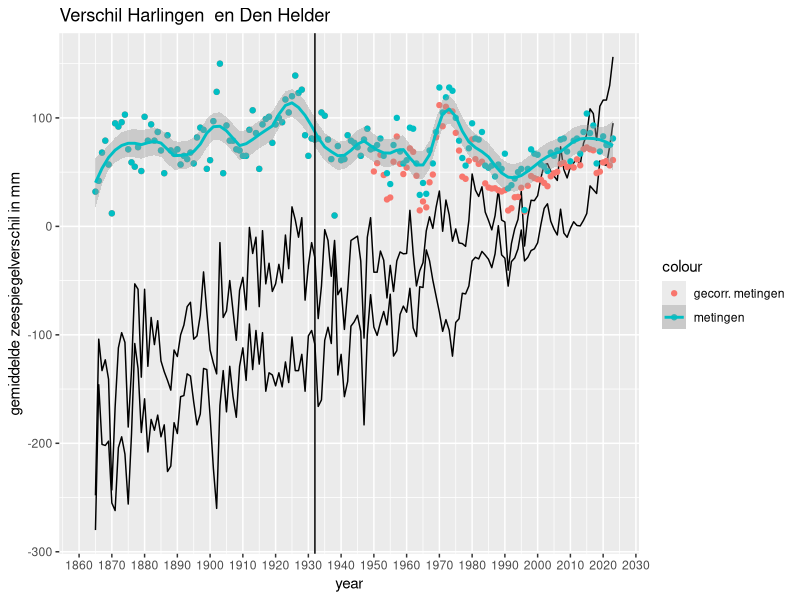
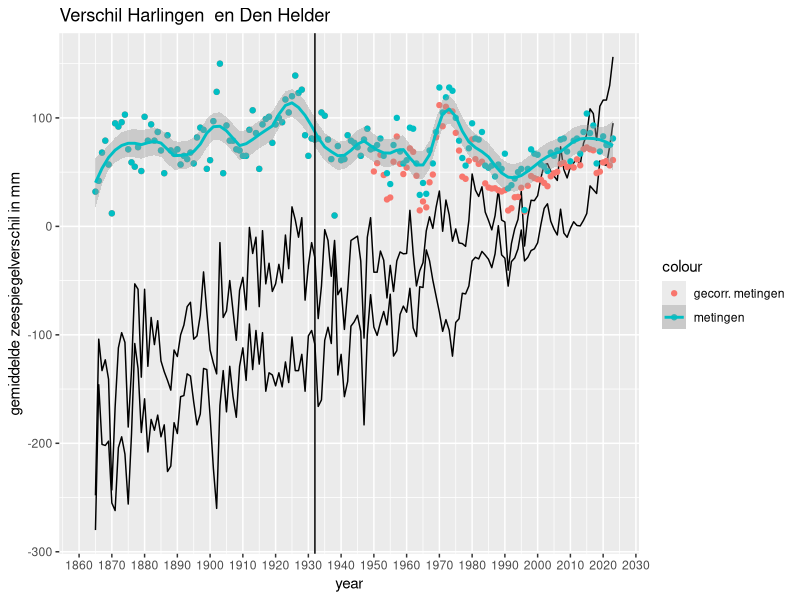

The R script that drew these images, in order:
## ---- chunk 1
require(tidyverse)
require(scales)
df_sealevel <- read_csv2("../../data/deltares/results/dutch-sea-level-monitor-export-stations-latest.csv") #%>%
  # filter(year >= 1890)
unique(df_sealevel$station)
## ---- chunk 2


plotDifference <- function(df_sealevel, referenceStation, compareStation) {
  
  df_sealevel %>%
    mutate(corrected_height = height - surge_anomaly) %>%
    pivot_wider(id_cols = c(year), names_from = station, values_from = corrected_height) %>%
    mutate(difference := {{ referenceStation }} - {{ compareStation }}) %>%
    ggplot(aes(x = year)) +
    geom_line(aes(y = {{ referenceStation }})) +
    geom_line(aes(y = {{ compareStation }})) +
    geom_point(aes(y = difference, color = "gecorr. metingen")) +
    geom_point(
      data = df_sealevel %>%
        pivot_wider(id_cols = c(year), names_from = station, values_from = height) %>%
        mutate(difference = {{ referenceStation }} - {{ compareStation }}),
      aes(y = difference, color = "metingen")
    ) +
    # geom_smooth(method = "loess", 
    #             aes(y = difference, color = "gecorr. metingen")
    #             ) +
    geom_smooth(
      data = df_sealevel %>%
        pivot_wider(id_cols = c(year), names_from = station, values_from = height) %>%
        mutate(difference = Harlingen - {{ compareStation }}),
      aes(y = difference, color = "metingen"),
      span = 0.15
    ) +
    geom_vline(xintercept = 1932) +
    xlab("year") +
    ylab("gemiddelde zeespiegelverschil in mm") +
    ggtitle(paste0("Verschil ", rlang::as_label(rlang::enquo(referenceStation)),"  en ", rlang::as_label(rlang::enquo(compareStation)))) +
    coord_cartesian(ylim = c(NA, NA)) +
    scale_x_continuous(breaks = pretty_breaks(20))
}


plotDifference(
  df_sealevel = df_sealevel, 
  referenceStation = `Harlingen`,
  compareStation = `Den Helder`)

## ---- chunk 3


plotDifference2 <- function(df_sealevel, referenceStation, compareStation) {
  
  df_sealevel %>%
    mutate(corrected_height = height - surge_anomaly) %>%
    pivot_wider(id_cols = c(year), names_from = station, values_from = corrected_height) %>%
    mutate(difference := {{ referenceStation }} - {{ compareStation }}) %>%
    ggplot(aes(x = year)) +
    geom_line(aes(y = {{ referenceStation }})) +
    geom_line(aes(y = {{ compareStation }})) +
    geom_point(aes(y = difference, color = "gecorr. metingen")) +
    geom_point(
      data = df_sealevel %>%
        pivot_wider(id_cols = c(year), names_from = station, values_from = height) %>%
        mutate(difference = {{ referenceStation }} - {{ compareStation }}),
      aes(y = difference, color = "metingen")
    ) +
    # geom_smooth(method = "loess", 
    #             aes(y = difference, color = "gecorr. metingen")
    #             ) +
    geom_smooth(
      data = df_sealevel %>%
        pivot_wider(id_cols = c(year), names_from = station, values_from = height) %>%
        mutate(difference = Harlingen - {{ compareStation }}),
      aes(y = difference, color = "metingen"),
      span = 0.15
    ) +
    geom_vline(xintercept = 1932) +
    xlab("year") +
    ylab("gemiddelde zeespiegelverschil in mm") +
    ggtitle(paste0("Verschil ", rlang::as_label(rlang::enquo(referenceStation)),"  en ", rlang::as_label(rlang::enquo(compareStation)))) +
    coord_cartesian(ylim = c(NA, NA)) +
    scale_x_continuous(breaks = pretty_breaks(20))
}


plotDifference(
  df_sealevel = df_sealevel, 
  referenceStation = `Harlingen`,
  compareStation = `Den Helder`)

